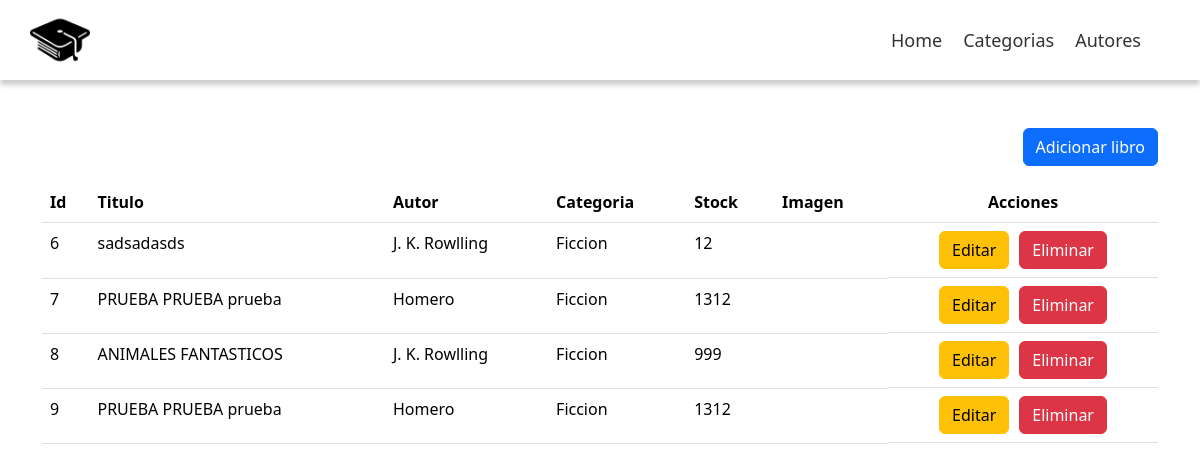
Screenshot of /modules/admin/home.php with the database file from the repository.
### tables this page shows
CREATE TABLE `libro` (
  `id` int(11) NOT NULL,
  `titulo` text NOT NULL,
  `stock` int(11) NOT NULL,
  `imagen` text DEFAULT NULL,
  `autor_id` int(11) DEFAULT NULL,
  `categoria_id` int(11) NOT NULL
);

CREATE TABLE `autor` (
  `id` int(11) NOT NULL,
  `nombre` text NOT NULL
);

CREATE TABLE `categoria` (
  `id` int(11) NOT NULL,
  `nombre` text NOT NULL
);

### modules/admin/home.php (the view, shortened to what this page needs)
<?php
    include ("../../conexion.php");
?>
<!DOCTYPE html>
<html lang="en">
<head>
    <link rel="stylesheet" href="../../css/estilos.css">
    <link href="https://cdn.jsdelivr.net/npm/bootstrap@5.3.3/dist/css/bootstrap.min.css" rel="stylesheet">
</head>
<body>
    <header>
        <nav>
            <img src="../../img/logo.png" alt="logo" id="logo-nav">
            <div id="link-nav-container">
                <a href="" class="link-nav">Home</a>
                <a href="categorias.php" class="link-nav">Categorias</a>
                <a href="autores.php" class="link-nav">Autores</a>
                <a href="" class="link-nav"><?php echo $_SESSION['user']['usuario'] ?></a>
            </div>
        </nav>
    </header>
    <main class="container mt-5">
        <div class="row text-end">
            <div class="col">
                <button type="button" onclick="addLibro()" class="btn btn-primary" data-bs-toggle="modal" data-bs-target="#formularioLibroModal">
                Adicionar libro
                </button>
            </div>
        </div>
        <div class="row mt-3">
            <div class="col">
                <table class="table">
                    <tr>
                        <th>Id</th>
                        <th>Titulo</th>
                        <th>Autor</th>
                        <th>Categoria</th>
                        <th>Stock</th>
                        <th>Imagen</th>
                        <th class="text-center">Acciones</th>
                    </tr>
                    <?php
                        $sql = "select
                                    libro.*,
                                    autor.nombre as n_autor,
                                    categoria.nombre as n_categoria
                                from libro, autor, categoria
                                where libro.autor_id = autor.id
                                and libro.categoria_id = categoria.id;";
                        if($result = $conexion ->query($sql)) {
                            while ($row = $result->fetch_assoc()) {
                                $id = $row['id'];
                                $titulo = $row['titulo'];
                                $autor = $row['n_autor'];
                                $categoria = $row['n_categoria'];
                                $imagen = $row['imagen'];
                                $stock = $row['stock'];
                                $idAutor = $row['autor_id'];
                                $idCategoria = $row['categoria_id'];
                            ?>
                                <tr>
                                    <td><?php echo $id; ?></td>
                                    <td><?php echo $titulo; ?></td>
                                    <td><?php echo $autor; ?></td>
                                    <td><?php echo $categoria; ?></td>
                                    <td><?php echo $stock; ?></td>
                                    <td><?php echo $imagen; ?></td>
                                    <td class="text-center" style="display:flex; gap:10px; justify-content: center;">
                                        <button
                                            type="submit"
                                            class="btn btn-warning"
                                            onclick="editarLibro(
                                                '<?php echo $titulo; ?>',
                                                '<?php echo $idAutor; ?>',
                                                '<?php echo $idCategoria; ?>',
                                                '<?php echo $stock; ?>',
                                                '<?php echo $id; ?>'
                                            )"
                                        >
                                            Editar
                                        </button>
                                        <form action="home.php" method="POST">
                                            <button type="submit" class="btn btn-danger">Eliminar</button>
                                        </form>
                                    </td>
                                </tr>
                            <?php
                            }
                        }
                    ?>
                </table>
            </div>
        </div>
    </main>
</body>
</html>

### css/estilos.css (style rules this page uses)
body { margin: 0; }
header { width: 100vw; }
nav { height: 80px; background: #fff; display: flex; align-items: center; justify-content: space-between; box-shadow: 0 5px 5px 0px rgba(0,0,0,0.2); padding: 0 30px; box-sizing: border-box; }
#logo-nav { height: 60px; }
.link-nav { color: #333; text-decoration: none; font-size: 18px; border: 3px solid transparent; padding: 10px 5px; }
#link-nav-container { display: flex; gap: 5px; }

### rows the page displays
libro: id "6", titulo "sadsadasds", autor.nombre "J. K. Rowlling", categoria.nombre "Ficcion", stock "12"
libro: id "7", titulo "PRUEBA PRUEBA prueba", autor.nombre "Homero", categoria.nombre "Ficcion", stock "1312"
libro: id "8", titulo "ANIMALES FANTASTICOS", autor.nombre "J. K. Rowlling", categoria.nombre "Ficcion", stock "999"
libro: id "9", titulo "PRUEBA PRUEBA prueba", autor.nombre "Homero", categoria.nombre "Ficcion", stock "1312"
